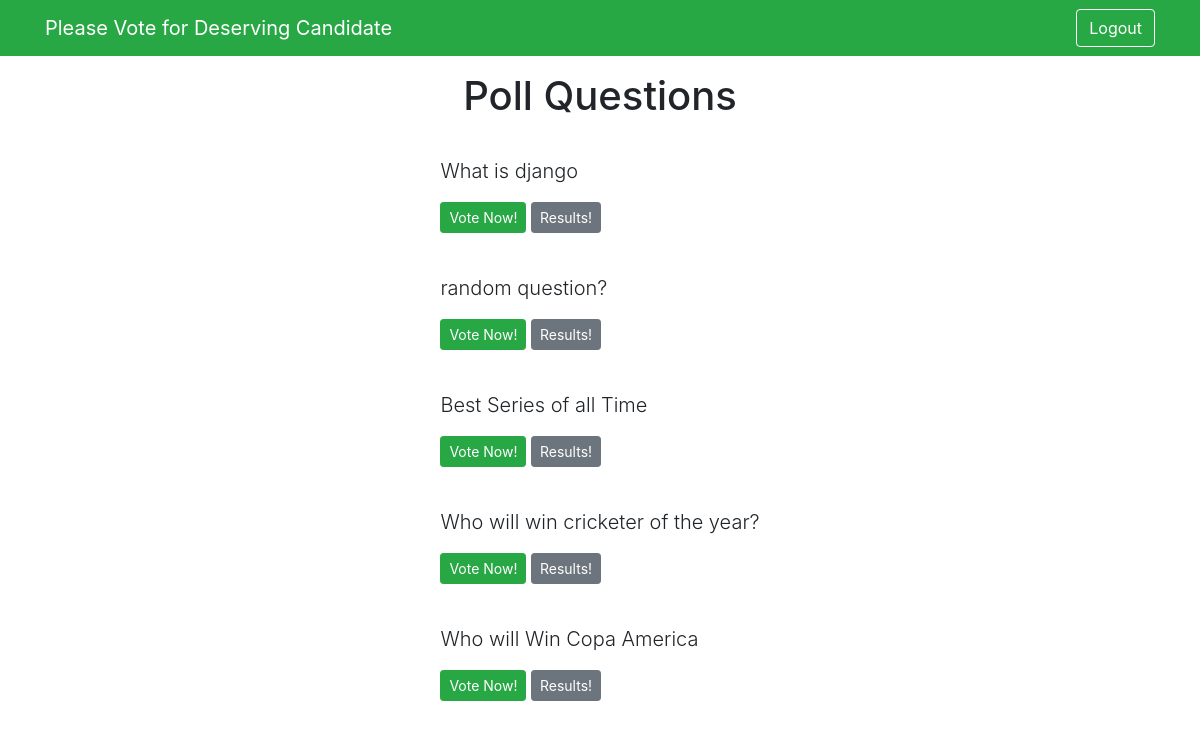
Screenshot of /polls/ with the database file from the repository.
### pollApp/models.py (models this page shows, shortened)
class Question(models.Model):
    question_text = models.CharField(max_length=300)
    pub_date = models.DateTimeField('date published')

### pollApp/views.py (the view)
# urls.py: path('', views.index, name='index'),
def index(request):
    latest_question_list = Question.objects.order_by('-pub_date',)[:5]
    context = {'latest_question_list': latest_question_list}
    return render(request, 'polls/index.html', context)

### templates/Polls/index.html
{% extends 'base.html' %}
{% block content %}
<h1 class ="text-center mb-3">Poll Questions</h1>
{% if latest_question_list %}
{% for question in latest_question_list %}
<div class ="card-mb-3">
	<div class ="card-body">
		<p class ="lead">{{ question.question_text }}</p>
		<a href ="{% url 'polls:detail' question.id %}" class ="btn btn-success btn-sm">Vote Now!</a>
		<a href ="{% url 'polls:results' question.id %}" class ="btn btn-secondary btn-sm">Results!</a>
	</div>
</div>
{% endfor %}
{% else %}
<p>No polls available</p>
{% endif %}
{% endblock %}

### rows the page displays
Question: question_text "What is django"
Question: question_text "random question?"
Question: question_text "Best Series of all Time"
Question: question_text "Who will win cricketer of the year?"
Question: question_text "Who will Win Copa America"
